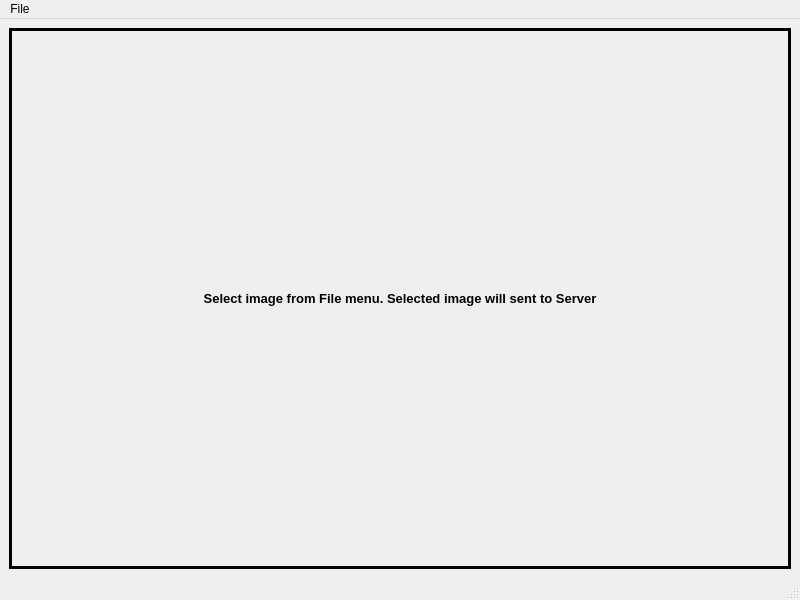
<?xml version="1.0" encoding="UTF-8"?>
<ui version="4.0">
 <class>MainWindow</class>
 <widget class="QMainWindow" name="MainWindow">
  <property name="geometry">
   <rect>
    <x>0</x>
    <y>0</y>
    <width>800</width>
    <height>600</height>
   </rect>
  </property>
  <property name="windowTitle">
   <string>UDP Client</string>
  </property>
  <widget class="QWidget" name="centralwidget">
   <layout class="QVBoxLayout" name="verticalLayout">
    <item>
     <widget class="QLabel" name="labelImage">
      <property name="sizePolicy">
       <sizepolicy hsizetype="Ignored" vsizetype="Ignored">
        <horstretch>0</horstretch>
        <verstretch>0</verstretch>
       </sizepolicy>
      </property>
      <property name="font">
       <font>
        <pointsize>10</pointsize>
        <weight>75</weight>
        <bold>true</bold>
       </font>
      </property>
      <property name="autoFillBackground">
       <bool>false</bool>
      </property>
      <property name="frameShape">
       <enum>QFrame::Box</enum>
      </property>
      <property name="frameShadow">
       <enum>QFrame::Plain</enum>
      </property>
      <property name="lineWidth">
       <number>3</number>
      </property>
      <property name="text">
       <string>Select image from File menu. Selected image will sent to Server</string>
      </property>
      <property name="textFormat">
       <enum>Qt::PlainText</enum>
      </property>
      <property name="scaledContents">
       <bool>true</bool>
      </property>
      <property name="alignment">
       <set>Qt::AlignCenter</set>
      </property>
     </widget>
    </item>
   </layout>
  </widget>
  <widget class="QMenuBar" name="menubar">
   <property name="geometry">
    <rect>
     <x>0</x>
     <y>0</y>
     <width>800</width>
     <height>26</height>
    </rect>
   </property>
   <widget class="QMenu" name="menuFile">
    <property name="title">
     <string>File</string>
    </property>
    <addaction name="actionSelectAndSend_Image"/>
   </widget>
   <addaction name="menuFile"/>
  </widget>
  <widget class="QStatusBar" name="statusbar"/>
  <action name="actionSelectAndSend_Image">
   <property name="text">
    <string>Select and Send Image</string>
   </property>
  </action>
 </widget>
 <resources/>
 <connections/>
</ui>
